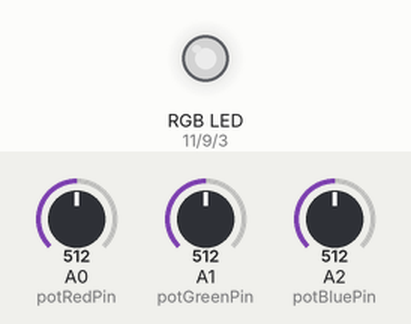
A sketch run on a simulated Arduino Uno, built with avr-gcc and run on an emulated ATmega328P. On the bench: an RGB LED mixed from three pins (HIGH = lit). Inputs (shaded band) come from the test bench; at power-on: A0 (potRedPin) = 512, A1 (potGreenPin) = 512, A2 (potBluePin) = 512. Dim RGB values are drawn brighter than linear.

Above: at 1.2 s.
1.3 s: A0 (potRedPin) set to 716
At 1.7 s:
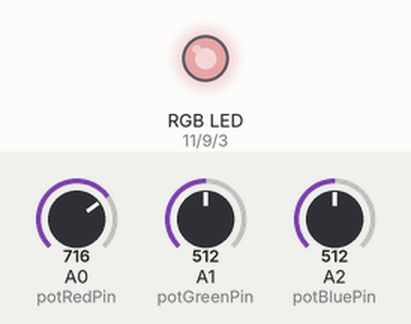
2.8 s: A1 (potGreenPin) set to 716
At 4.0 s:
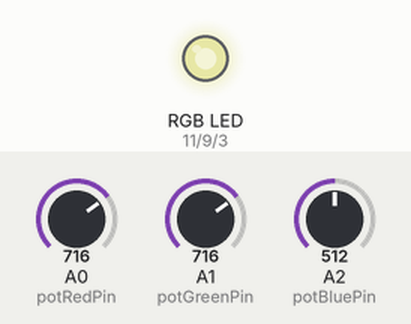
4.3 s: A2 (potBluePin) set to 716
At 5.2 s:
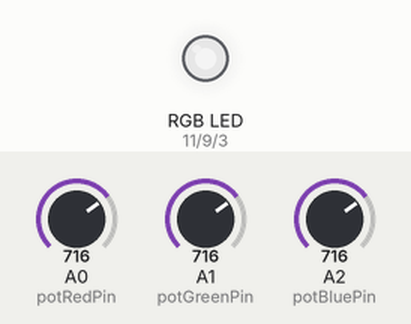
5.8 s: A0 (potRedPin) set to 900
At 6.3 s:
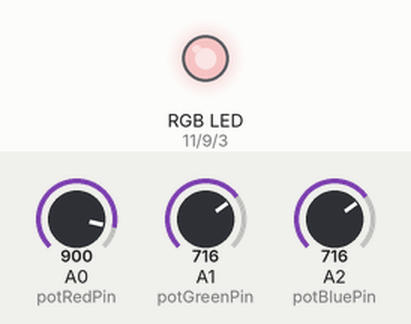
7.3 s: A1 (potGreenPin) set to 900
At 8.5 s:
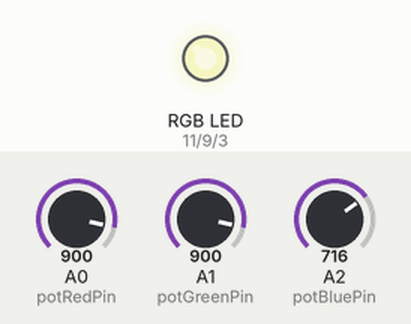
8.8 s: A2 (potBluePin) set to 900
At 9.8 s:
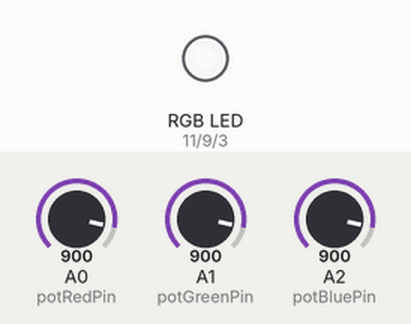
Timing chart, 0 to 11.3 s (numbered marks = the images above; inputs shaded):
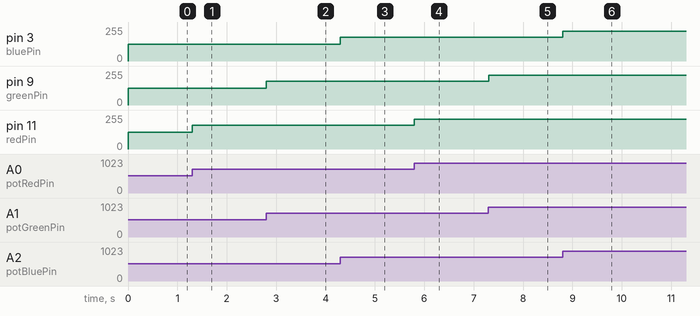

The sketch:

homework1.ino
```cpp
// max value that can be read from an analog pin
const int maxInAnalogValue = 1023;
// max value that can be write on an analog pin
const int maxOutAnalogValue = 255;

// pins for each color of the RGB LED
const int redPin = 11;
const int greenPin = 9;
const int bluePin = 3;

// pins for each potentiometer
const int potRedPin = A0;
const int potGreenPin = A1;
const int potBluePin = A2;

// brightness for each LED color
int brightnessRed = 0;
int brightnessGreen = 0;
int brightnessBlue = 0;

// values read from potentiometers
int potRedValue = 0;
int potGreenValue = 0;
int potBlueValue = 0;


void setup() {

  //declare the output pins
  pinMode(redPin, OUTPUT);
  pinMode(greenPin, OUTPUT);
  pinMode(bluePin, OUTPUT);

  //declare the input pins
  pinMode(potRedPin, INPUT);
  pinMode(potGreenPin, INPUT);
  pinMode(potBluePin, INPUT);

}

void loop() {

  //read values from potentiometers
  potRedValue = analogRead(potRedPin);
  potGreenValue = analogRead(potGreenPin);
  potBlueValue = analogRead(potBluePin);

  //map potentiometers value to the output analog values
  brightnessRed = map(potRedValue, 0, maxInAnalogValue, 0, maxOutAnalogValue);
  brightnessGreen = map(potGreenValue, 0, maxInAnalogValue, 0, maxOutAnalogValue);
  brightnessBlue = map(potBlueValue, 0, maxInAnalogValue, 0, maxOutAnalogValue);

  //transmit the brightness to each color of the RGB LED
  analogWrite(redPin,  brightnessRed);
  analogWrite(greenPin, brightnessGreen);
  analogWrite(bluePin, brightnessBlue);
}
```

Measured:
- after the input at 1.3 s, pin 11 (redPin): 127/255 → 178/255 at once
- after the input at 2.8 s, pin 9 (greenPin): 127/255 → 178/255 at once
- after the input at 4.3 s, pin 3 (bluePin): 127/255 → 178/255 at once
- after the input at 5.8 s, pin 11 (redPin): 178/255 → 224/255 at once
- after the input at 7.3 s, pin 9 (greenPin): 178/255 → 224/255 at once
- after the input at 8.8 s, pin 3 (bluePin): 178/255 → 224/255 at once
